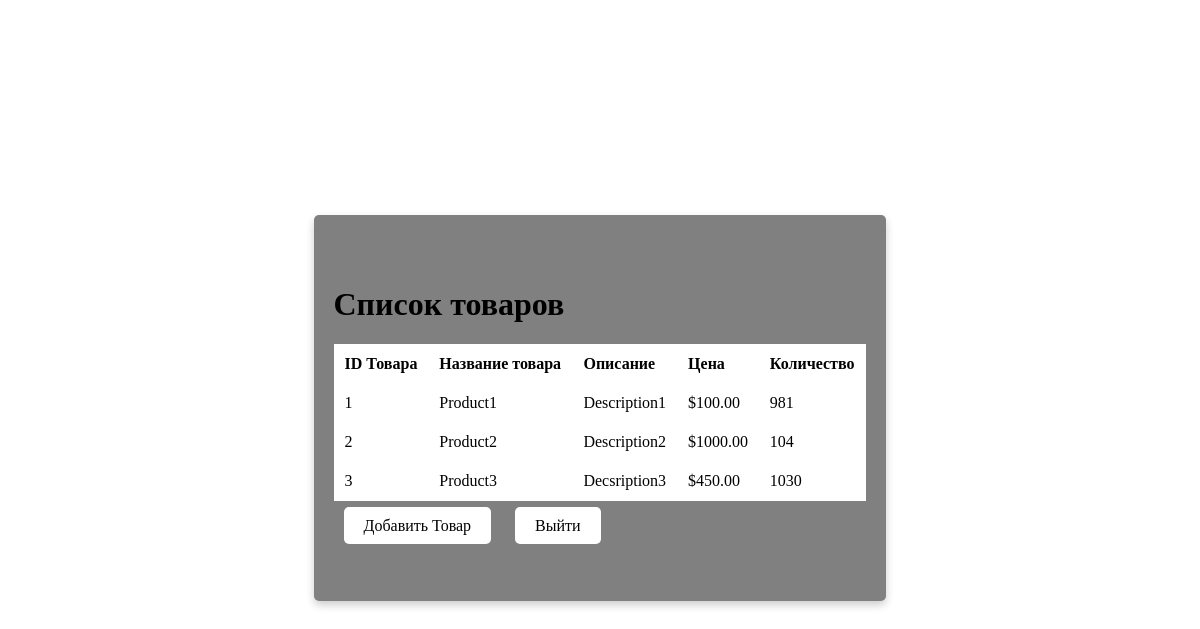
Before: /products_list/ with the older database file.
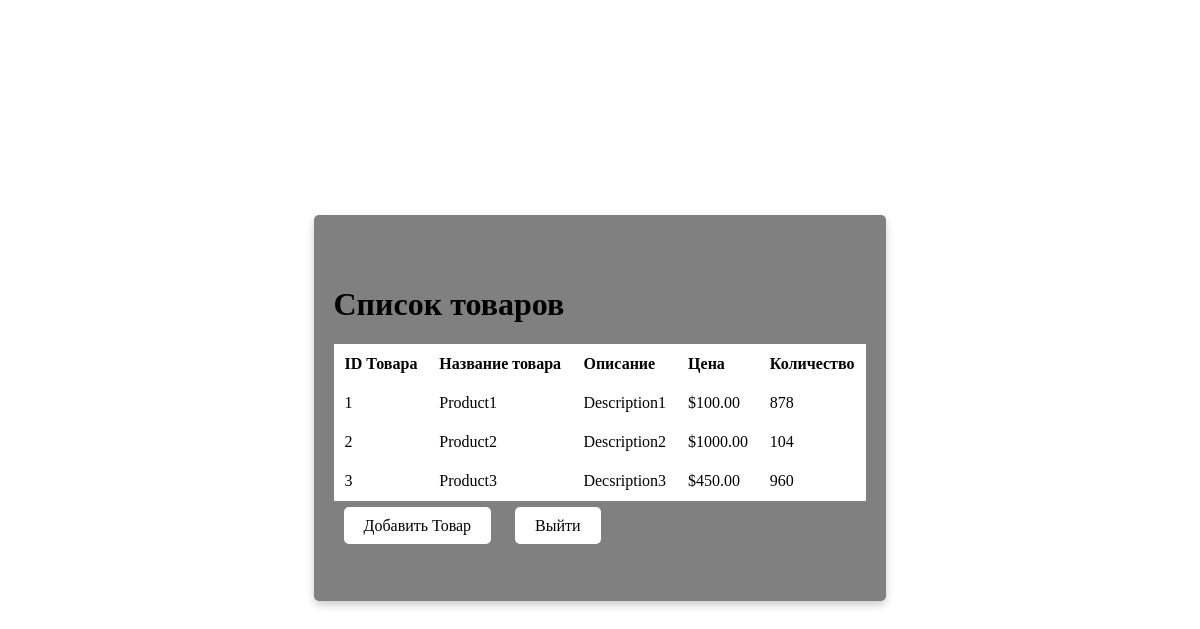
After: the same page with the newer database file.
### main/models.py (models this page shows, shortened)
class Products(models.Model):
    name = models.CharField(max_length=128)
    description = models.TextField(null=True, blank=True)
    price = models.DecimalField(max_digits=10, decimal_places=2)
    quantity = models.PositiveIntegerField(default=0)

### main/views.py (the view, shortened to what this page needs)
# urls.py: path('products_list/', products_list, name='products_list'),
def products_list(request):
    products = Products.objects.all()
    context = {'title': 'Список товаров',
               'products': products}
    return render(request, 'main/products.html', context)

### main/templates/main/products.html (shortened to what this page needs)
{% extends 'main/base.html'%}
{% block content %}
<h1>{{ title }}</h1>
<table id="productTable">
    <thead>
    <tr>
        <th>ID Товара</th>
        <th>Название товара</th>
        <th>Описание</th>
        <th>Цена</th>
        <th>Количество</th>
    </tr>
    </thead>
    <tbody>
    {% for product in products %}
    <tr>
        <td>{{ product.id }}</td>
        <td>{{ product.name }}</td>
        <td>{{ product.description }}</td>
        <td>${{ product.price }}</td>
        <td>{{ product.quantity }}</td>
    </tr>
    {% endfor %}
    </tbody>
</table>
<p>
    <a href="{% url 'main:add_product' %}" class="btn">Добавить Товар</a>
    <a href="{% url 'main:index' %}" class="btn">Выйти</a>
</p>
{% endblock %}

Changed rows visible on the page:
changed Products "Product1": quantity "981" → "878"
changed Products "Product3": quantity "1030" → "960"
